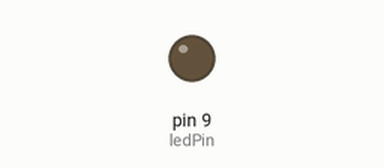
This sketch was run on a simulated Arduino Uno, built with avr-gcc and run on an emulated ATmega328P. Shown: output pins drawn as LEDs (lit = HIGH).

Above: at 0.15 s.
At 39.84 s:
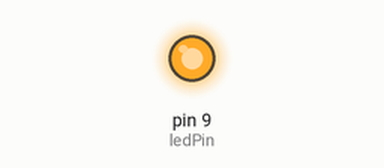
Timing chart, 0 to 40.0 s (numbered marks = the images above):
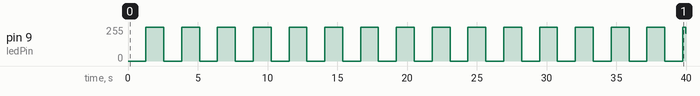

The sketch:

one.ino
```cpp
const int ledPin = 9;


void setup() {
  pinMode(ledPin, OUTPUT);
}

void loop() {
  for(int brightness =0; brightness<=255 ; brightness++){
    analogWrite(ledPin, brightness);
    delay(5);
  }

  for(int brightness = 255; brightness>=0 ; brightness--){
    analogWrite(ledPin, brightness);
    delay(5);
  }
}
```

Measured:
- by itself, pin 9 (ledPin): 0/255 → 255/255 at 1.3 s, → 0/255 1.3 s later, → 255/255 1.3 s later, → 0/255 1.3 s later, … (32 changes in this stretch)
